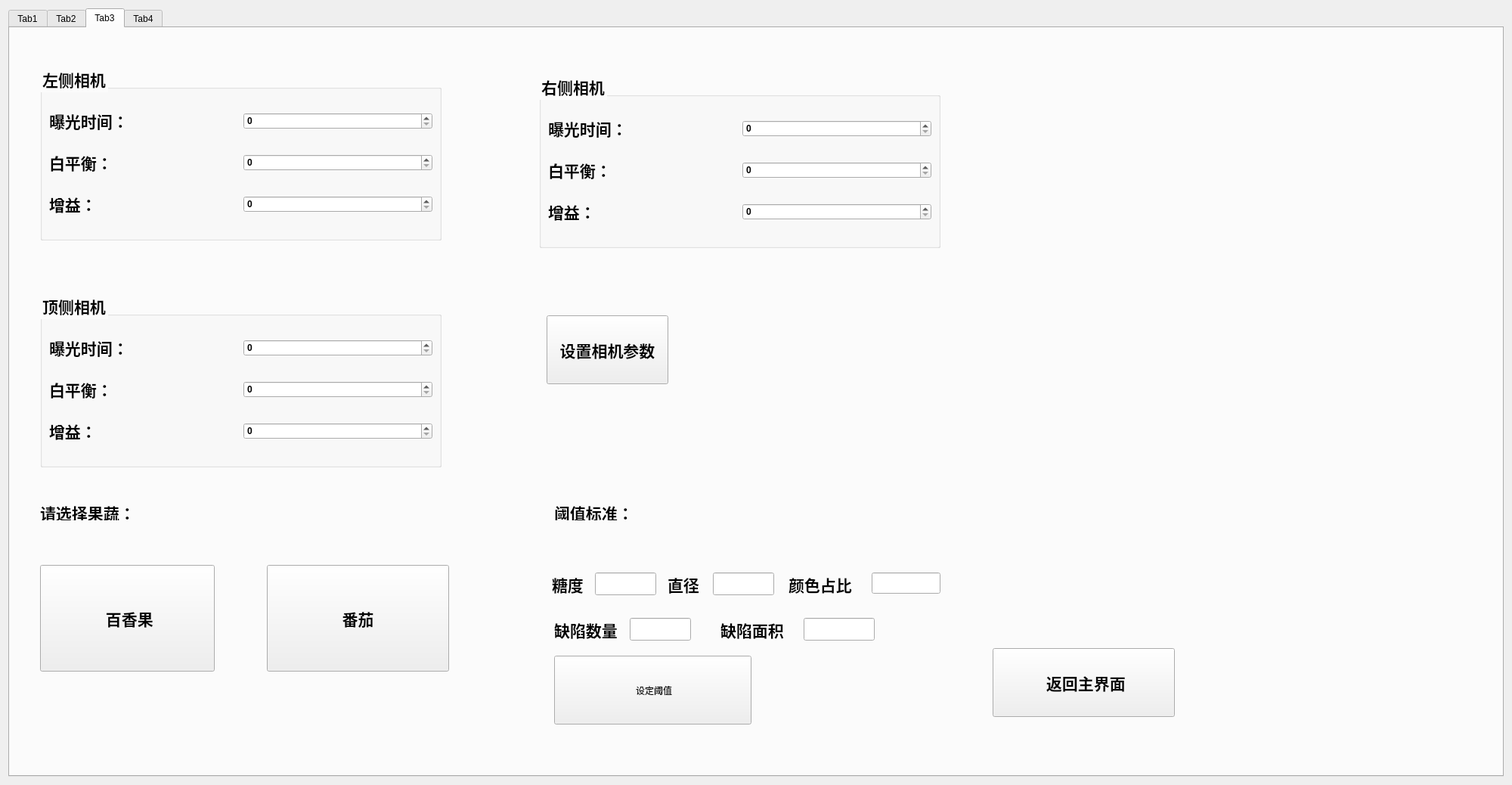
<?xml version="1.0" encoding="UTF-8"?>
<ui version="4.0">
 <class>Widget</class>
 <widget class="QWidget" name="Widget">
  <property name="geometry">
   <rect>
    <x>0</x>
    <y>0</y>
    <width>2000</width>
    <height>1038</height>
   </rect>
  </property>
  <property name="windowTitle">
   <string>Widget</string>
  </property>
  <layout class="QGridLayout" name="gridLayout_10">
   <item row="0" column="0">
    <widget class="QTabWidget" name="tabWidget">
     <property name="styleSheet">
      <string notr="true"/>
     </property>
     <property name="currentIndex">
      <number>2</number>
     </property>
     <widget class="QWidget" name="tab_3">
      <attribute name="title">
       <string>Tab1</string>
      </attribute>
      <layout class="QGridLayout" name="gridLayout_12">
       <item row="1" column="1" rowspan="2" colspan="2">
        <widget class="QLabel" name="label">
         <property name="font">
          <font>
           <pointsize>36</pointsize>
           <bold>false</bold>
          </font>
         </property>
         <property name="styleSheet">
          <string notr="true">color: rgb(0, 0, 0);</string>
         </property>
         <property name="text">
          <string>果蔬分选研发团队</string>
         </property>
         <property name="alignment">
          <set>Qt::AlignLeading|Qt::AlignLeft|Qt::AlignVCenter</set>
         </property>
        </widget>
       </item>
       <item row="0" column="0">
        <widget class="QLabel" name="label_23">
         <property name="text">
          <string/>
         </property>
         <property name="pixmap">
          <pixmap>H:/项目代码/tobacco/uppermachine-tobacco/image/njfu.jpg</pixmap>
         </property>
        </widget>
       </item>
      </layout>
     </widget>
     <widget class="QWidget" name="tab">
      <attribute name="title">
       <string>Tab2</string>
      </attribute>
      <widget class="QGroupBox" name="groupBox_9">
       <property name="geometry">
        <rect>
         <x>9</x>
         <y>9</y>
         <width>20</width>
         <height>20</height>
        </rect>
       </property>
       <property name="title">
        <string/>
       </property>
       <layout class="QGridLayout" name="gridLayout_11"/>
      </widget>
      <widget class="QGroupBox" name="groupBox">
       <property name="geometry">
        <rect>
         <x>10</x>
         <y>-20</y>
         <width>1961</width>
         <height>161</height>
        </rect>
       </property>
       <property name="font">
        <font>
         <pointsize>12</pointsize>
        </font>
       </property>
       <property name="title">
        <string/>
       </property>
       <widget class="QLabel" name="label_14">
        <property name="geometry">
         <rect>
          <x>330</x>
          <y>40</y>
          <width>511</width>
          <height>51</height>
         </rect>
        </property>
        <property name="font">
         <font>
          <family>华文楷体</family>
          <pointsize>36</pointsize>
          <italic>false</italic>
          <bold>false</bold>
         </font>
        </property>
        <property name="styleSheet">
         <string notr="true">color: rgb(0, 0, 0);
font: 36pt &quot;华文楷体&quot;;</string>
        </property>
        <property name="text">
         <string>果蔬分选研发团队</string>
        </property>
        <property name="textFormat">
         <enum>Qt::PlainText</enum>
        </property>
       </widget>
       <widget class="QWidget" name="layoutWidget_2">
        <property name="geometry">
         <rect>
          <x>2</x>
          <y>90</y>
          <width>841</width>
          <height>61</height>
         </rect>
        </property>
        <layout class="QHBoxLayout" name="horizontalLayout_14">
         <item>
          <widget class="QLabel" name="label_RGB">
           <property name="font">
            <font>
             <pointsize>12</pointsize>
             <bold>true</bold>
            </font>
           </property>
           <property name="styleSheet">
            <string notr="true">color: rgb(0, 0, 0);</string>
           </property>
           <property name="text">
            <string>左侧相机</string>
           </property>
          </widget>
         </item>
         <item>
          <widget class="QLabel" name="RGBstatus">
           <property name="styleSheet">
            <string notr="true">color: rgb(255, 0, 0);</string>
           </property>
           <property name="text">
            <string>未连接</string>
           </property>
          </widget>
         </item>
         <item>
          <widget class="QLabel" name="label_RGB_3">
           <property name="font">
            <font>
             <pointsize>12</pointsize>
             <bold>true</bold>
            </font>
           </property>
           <property name="styleSheet">
            <string notr="true">color: rgb(0, 0, 0);</string>
           </property>
           <property name="text">
            <string>右侧相机</string>
           </property>
          </widget>
         </item>
         <item>
          <widget class="QLabel" name="RGBstatus_1">
           <property name="styleSheet">
            <string notr="true">color: rgb(255, 0, 0);</string>
           </property>
           <property name="text">
            <string>未连接</string>
           </property>
          </widget>
         </item>
         <item>
          <widget class="QLabel" name="label_RGB_2">
           <property name="font">
            <font>
             <pointsize>12</pointsize>
             <bold>true</bold>
            </font>
           </property>
           <property name="styleSheet">
            <string notr="true">color: rgb(0, 0, 0);</string>
           </property>
           <property name="text">
            <string>顶部相机</string>
           </property>
          </widget>
         </item>
         <item>
          <widget class="QLabel" name="RGBstatus_2">
           <property name="styleSheet">
            <string notr="true">color: rgb(255, 0, 0);</string>
           </property>
           <property name="text">
            <string>未连接</string>
           </property>
          </widget>
         </item>
         <item>
          <widget class="QLabel" name="label_9">
           <property name="font">
            <font>
             <pointsize>12</pointsize>
             <bold>true</bold>
            </font>
           </property>
           <property name="styleSheet">
            <string notr="true">color: rgb(0, 0, 0);</string>
           </property>
           <property name="text">
            <string>光谱相机</string>
           </property>
          </widget>
         </item>
         <item>
          <widget class="QLabel" name="spec_camera_status">
           <property name="styleSheet">
            <string notr="true">color: rgb(255, 0, 0);</string>
           </property>
           <property name="text">
            <string>未连接</string>
           </property>
          </widget>
         </item>
         <item>
          <widget class="QLabel" name="label_11">
           <property name="font">
            <font>
             <pointsize>12</pointsize>
             <bold>true</bold>
            </font>
           </property>
           <property name="styleSheet">
            <string notr="true">color: rgb(0, 0, 0);</string>
           </property>
           <property name="text">
            <string>PLC</string>
           </property>
          </widget>
         </item>
         <item>
          <widget class="QLabel" name="plc_status">
           <property name="styleSheet">
            <string notr="true">color: rgb(255, 0, 0);</string>
           </property>
           <property name="text">
            <string>未连接</string>
           </property>
          </widget>
         </item>
         <item>
          <widget class="QLabel" name="label_17">
           <property name="font">
            <font>
             <pointsize>12</pointsize>
             <bold>true</bold>
            </font>
           </property>
           <property name="styleSheet">
            <string notr="true">color: rgb(0, 0, 0);</string>
           </property>
           <property name="text">
            <string> 机械手</string>
           </property>
          </widget>
         </item>
         <item>
          <widget class="QLabel" name="jxs_status">
           <property name="styleSheet">
            <string notr="true">color: rgb(255, 0, 0);</string>
           </property>
           <property name="text">
            <string>未连接</string>
           </property>
          </widget>
         </item>
        </layout>
       </widget>
       <widget class="QWidget" name="layoutWidget">
        <property name="geometry">
         <rect>
          <x>790</x>
          <y>220</y>
          <width>574</width>
          <height>356</height>
         </rect>
        </property>
        <layout class="QVBoxLayout" name="verticalLayout_5"/>
       </widget>
      </widget>
      <widget class="QWidget" name="layoutWidget">
       <property name="geometry">
        <rect>
         <x>10</x>
         <y>140</y>
         <width>1951</width>
         <height>791</height>
        </rect>
       </property>
       <layout class="QHBoxLayout" name="horizontalLayout_8" stretch="0,1">
        <item>
         <layout class="QVBoxLayout" name="verticalLayout">
          <item>
           <layout class="QHBoxLayout" name="horizontalLayout">
            <item>
             <widget class="QLabel" name="label_26">
              <property name="font">
               <font>
                <pointsize>12</pointsize>
                <bold>true</bold>
               </font>
              </property>
              <property name="styleSheet">
               <string notr="true">color: rgb(0, 0, 0);</string>
              </property>
              <property name="text">
               <string>当前分选果蔬：</string>
              </property>
             </widget>
            </item>
            <item>
             <widget class="QPushButton" name="passionBtn">
              <property name="font">
               <font>
                <pointsize>12</pointsize>
                <bold>true</bold>
               </font>
              </property>
              <property name="styleSheet">
               <string notr="true">color: rgb(0, 0, 0);</string>
              </property>
              <property name="text">
               <string>百香果</string>
              </property>
             </widget>
            </item>
            <item>
             <widget class="QPushButton" name="tomatoBtn">
              <property name="font">
               <font>
                <pointsize>12</pointsize>
                <bold>true</bold>
               </font>
              </property>
              <property name="styleSheet">
               <string notr="true">color: rgb(0, 0, 0);</string>
              </property>
              <property name="text">
               <string>番茄</string>
              </property>
             </widget>
            </item>
           </layout>
          </item>
          <item>
           <widget class="QPushButton" name="btn_start">
            <property name="sizePolicy">
             <sizepolicy hsizetype="Preferred" vsizetype="Preferred">
              <horstretch>0</horstretch>
              <verstretch>0</verstretch>
             </sizepolicy>
            </property>
            <property name="font">
             <font>
              <family>宋体</family>
              <pointsize>30</pointsize>
              <italic>false</italic>
              <bold>false</bold>
             </font>
            </property>
            <property name="styleSheet">
             <string notr="true">color: rgb(0, 0, 0);
font: 30pt &quot;宋体&quot;;</string>
            </property>
            <property name="text">
             <string>开始采集</string>
            </property>
           </widget>
          </item>
          <item>
           <widget class="QPushButton" name="show_resoult">
            <property name="sizePolicy">
             <sizepolicy hsizetype="Preferred" vsizetype="Preferred">
              <horstretch>0</horstretch>
              <verstretch>0</verstretch>
             </sizepolicy>
            </property>
            <property name="font">
             <font>
              <family>宋体</family>
              <pointsize>30</pointsize>
              <italic>false</italic>
              <bold>false</bold>
             </font>
            </property>
            <property name="styleSheet">
             <string notr="true">color: rgb(0, 0, 0);
font: 30pt &quot;宋体&quot;;</string>
            </property>
            <property name="text">
             <string>分选界面</string>
            </property>
           </widget>
          </item>
          <item>
           <widget class="QPushButton" name="btn_setparam">
            <property name="sizePolicy">
             <sizepolicy hsizetype="Preferred" vsizetype="Preferred">
              <horstretch>0</horstretch>
              <verstretch>0</verstretch>
             </sizepolicy>
            </property>
            <property name="font">
             <font>
              <family>宋体</family>
              <pointsize>30</pointsize>
              <italic>false</italic>
              <bold>false</bold>
             </font>
            </property>
            <property name="styleSheet">
             <string notr="true">color: rgb(0, 0, 0);
font: 30pt &quot;宋体&quot;;</string>
            </property>
            <property name="text">
             <string>设置参数</string>
            </property>
           </widget>
          </item>
          <item>
           <widget class="QPushButton" name="btn_save">
            <property name="sizePolicy">
             <sizepolicy hsizetype="Preferred" vsizetype="Preferred">
              <horstretch>0</horstretch>
              <verstretch>0</verstretch>
             </sizepolicy>
            </property>
            <property name="font">
             <font>
              <family>宋体</family>
              <pointsize>30</pointsize>
              <italic>false</italic>
              <bold>false</bold>
             </font>
            </property>
            <property name="styleSheet">
             <string notr="true">color: rgb(0, 0, 0);
font: 30pt &quot;宋体&quot;;</string>
            </property>
            <property name="text">
             <string>保存图片</string>
            </property>
           </widget>
          </item>
          <item>
           <widget class="QPushButton" name="view_results">
            <property name="sizePolicy">
             <sizepolicy hsizetype="Preferred" vsizetype="Preferred">
              <horstretch>0</horstretch>
              <verstretch>0</verstretch>
             </sizepolicy>
            </property>
            <property name="font">
             <font>
              <family>宋体</family>
              <pointsize>30</pointsize>
              <italic>false</italic>
              <bold>false</bold>
             </font>
            </property>
            <property name="styleSheet">
             <string notr="true">color: rgb(0, 0, 0);
font: 30pt &quot;宋体&quot;;</string>
            </property>
            <property name="text">
             <string>查看结果</string>
            </property>
           </widget>
          </item>
          <item>
           <widget class="QPushButton" name="btn_quit">
            <property name="sizePolicy">
             <sizepolicy hsizetype="Preferred" vsizetype="Preferred">
              <horstretch>0</horstretch>
              <verstretch>0</verstretch>
             </sizepolicy>
            </property>
            <property name="font">
             <font>
              <family>宋体</family>
              <pointsize>30</pointsize>
              <italic>false</italic>
              <bold>false</bold>
             </font>
            </property>
            <property name="styleSheet">
             <string notr="true">color: rgb(0, 0, 0);
font: 30pt &quot;宋体&quot;;</string>
            </property>
            <property name="text">
             <string>退出系统</string>
            </property>
           </widget>
          </item>
         </layout>
        </item>
        <item>
         <layout class="QVBoxLayout" name="verticalLayout_2" stretch="0">
          <item>
           <widget class="QGroupBox" name="groupBox_4">
            <property name="font">
             <font>
              <pointsize>12</pointsize>
              <bold>true</bold>
             </font>
            </property>
            <property name="styleSheet">
             <string notr="true">color: rgb(0, 0, 0);</string>
            </property>
            <property name="title">
             <string>相机</string>
            </property>
            <layout class="QGridLayout" name="gridLayout_2">
             <item row="0" column="0">
              <widget class="QGroupBox" name="groupBox_2">
               <property name="font">
                <font>
                 <pointsize>12</pointsize>
                 <bold>true</bold>
                </font>
               </property>
               <property name="title">
                <string>顶部下</string>
               </property>
               <layout class="QGridLayout" name="gridLayout">
                <item row="0" column="0">
                 <widget class="QLabel" name="label_topL">
                  <property name="styleSheet">
                   <string notr="true">background-color: rgb(170, 170, 255);</string>
                  </property>
                  <property name="text">
                   <string/>
                  </property>
                 </widget>
                </item>
               </layout>
              </widget>
             </item>
             <item row="0" column="1">
              <widget class="QGroupBox" name="groupBox_3">
               <property name="font">
                <font>
                 <pointsize>12</pointsize>
                 <bold>true</bold>
                </font>
               </property>
               <property name="title">
                <string>顶部中</string>
               </property>
               <layout class="QGridLayout" name="gridLayout_3">
                <item row="0" column="1">
                 <widget class="QLabel" name="label_topM">
                  <property name="styleSheet">
                   <string notr="true">background-color: rgb(170, 170, 255);</string>
                  </property>
                  <property name="text">
                   <string/>
                  </property>
                 </widget>
                </item>
               </layout>
              </widget>
             </item>
             <item row="0" column="2">
              <widget class="QGroupBox" name="groupBox_5">
               <property name="font">
                <font>
                 <pointsize>12</pointsize>
                 <bold>true</bold>
                </font>
               </property>
               <property name="title">
                <string>顶部上</string>
               </property>
               <layout class="QGridLayout" name="gridLayout_4">
                <item row="0" column="0">
                 <widget class="QLabel" name="label_topR">
                  <property name="styleSheet">
                   <string notr="true">background-color: rgb(170, 170, 255);</string>
                  </property>
                  <property name="text">
                   <string/>
                  </property>
                 </widget>
                </item>
               </layout>
              </widget>
             </item>
             <item row="1" column="0">
              <widget class="QGroupBox" name="groupBox_6">
               <property name="font">
                <font>
                 <pointsize>12</pointsize>
                 <bold>true</bold>
                </font>
               </property>
               <property name="title">
                <string>左侧</string>
               </property>
               <layout class="QGridLayout" name="gridLayout_5">
                <item row="0" column="0">
                 <widget class="QLabel" name="showimg_right">
                  <property name="styleSheet">
                   <string notr="true">background-color: rgb(170, 170, 255);</string>
                  </property>
                  <property name="text">
                   <string/>
                  </property>
                 </widget>
                </item>
               </layout>
              </widget>
             </item>
             <item row="1" column="1">
              <widget class="QGroupBox" name="groupBox_7">
               <property name="font">
                <font>
                 <pointsize>12</pointsize>
                 <bold>true</bold>
                </font>
               </property>
               <property name="title">
                <string>右侧</string>
               </property>
               <layout class="QGridLayout" name="gridLayout_6">
                <item row="0" column="0">
                 <widget class="QLabel" name="showimg_left">
                  <property name="styleSheet">
                   <string notr="true">background-color: rgb(170, 170, 255);</string>
                  </property>
                  <property name="text">
                   <string/>
                  </property>
                 </widget>
                </item>
               </layout>
              </widget>
             </item>
             <item row="1" column="2">
              <widget class="QGroupBox" name="groupBox_8">
               <property name="font">
                <font>
                 <pointsize>12</pointsize>
                 <bold>true</bold>
                </font>
               </property>
               <property name="title">
                <string>光谱相机</string>
               </property>
               <layout class="QGridLayout" name="gridLayout_7">
                <item row="0" column="0">
                 <widget class="QLabel" name="spec_camera_show">
                  <property name="styleSheet">
                   <string notr="true">background-color: rgb(170, 170, 255);</string>
                  </property>
                  <property name="text">
                   <string/>
                  </property>
                 </widget>
                </item>
               </layout>
              </widget>
             </item>
            </layout>
           </widget>
          </item>
         </layout>
        </item>
       </layout>
      </widget>
     </widget>
     <widget class="QWidget" name="tab_2">
      <attribute name="title">
       <string>Tab3</string>
      </attribute>
      <widget class="QGroupBox" name="groupBox_11">
       <property name="geometry">
        <rect>
         <x>40</x>
         <y>50</y>
         <width>531</width>
         <height>231</height>
        </rect>
       </property>
       <property name="font">
        <font>
         <pointsize>16</pointsize>
         <bold>true</bold>
        </font>
       </property>
       <property name="styleSheet">
        <string notr="true">color: rgb(0, 0, 0);</string>
       </property>
       <property name="title">
        <string>左侧相机</string>
       </property>
       <layout class="QGridLayout" name="gridLayout_13">
        <item row="0" column="0">
         <widget class="QLabel" name="label_28">
          <property name="font">
           <font>
            <pointsize>16</pointsize>
            <bold>true</bold>
           </font>
          </property>
          <property name="styleSheet">
           <string notr="true">color: rgb(0, 0, 0);</string>
          </property>
          <property name="text">
           <string>曝光时间：</string>
          </property>
         </widget>
        </item>
        <item row="0" column="1">
         <widget class="QSpinBox" name="exSpinBox_left">
          <property name="font">
           <font>
            <bold>true</bold>
           </font>
          </property>
          <property name="styleSheet">
           <string notr="true">color: rgb(0, 0, 0);</string>
          </property>
         </widget>
        </item>
        <item row="1" column="0">
         <widget class="QLabel" name="label_29">
          <property name="font">
           <font>
            <pointsize>16</pointsize>
            <bold>true</bold>
           </font>
          </property>
          <property name="styleSheet">
           <string notr="true">color: rgb(0, 0, 0);</string>
          </property>
          <property name="text">
           <string>白平衡：</string>
          </property>
         </widget>
        </item>
        <item row="1" column="1">
         <widget class="QSpinBox" name="wbSpinBox_left_2">
          <property name="font">
           <font>
            <bold>true</bold>
           </font>
          </property>
          <property name="styleSheet">
           <string notr="true">color: rgb(0, 0, 0);</string>
          </property>
         </widget>
        </item>
        <item row="2" column="0">
         <widget class="QLabel" name="label_30">
          <property name="font">
           <font>
            <pointsize>16</pointsize>
            <bold>true</bold>
           </font>
          </property>
          <property name="styleSheet">
           <string notr="true">color: rgb(0, 0, 0);</string>
          </property>
          <property name="text">
           <string>增益：</string>
          </property>
         </widget>
        </item>
        <item row="2" column="1">
         <widget class="QSpinBox" name="GainSpinBox_left">
          <property name="font">
           <font>
            <bold>true</bold>
           </font>
          </property>
          <property name="styleSheet">
           <string notr="true">color: rgb(0, 0, 0);</string>
          </property>
         </widget>
        </item>
       </layout>
      </widget>
      <widget class="QGroupBox" name="groupBox_13">
       <property name="geometry">
        <rect>
         <x>40</x>
         <y>350</y>
         <width>531</width>
         <height>231</height>
        </rect>
       </property>
       <property name="font">
        <font>
         <pointsize>16</pointsize>
         <bold>true</bold>
        </font>
       </property>
       <property name="styleSheet">
        <string notr="true">color: rgb(0, 0, 0);</string>
       </property>
       <property name="title">
        <string>顶侧相机</string>
       </property>
       <layout class="QGridLayout" name="gridLayout_16">
        <item row="0" column="0">
         <widget class="QLabel" name="label_38">
          <property name="font">
           <font>
            <pointsize>16</pointsize>
            <bold>true</bold>
           </font>
          </property>
          <property name="styleSheet">
           <string notr="true">color: rgb(0, 0, 0);</string>
          </property>
          <property name="text">
           <string>曝光时间：</string>
          </property>
         </widget>
        </item>
        <item row="0" column="1">
         <widget class="QSpinBox" name="exspinBox_top">
          <property name="font">
           <font>
            <bold>true</bold>
           </font>
          </property>
          <property name="styleSheet">
           <string notr="true">color: rgb(0, 0, 0);</string>
          </property>
         </widget>
        </item>
        <item row="1" column="0">
         <widget class="QLabel" name="label_39">
          <property name="font">
           <font>
            <pointsize>16</pointsize>
            <bold>true</bold>
           </font>
          </property>
          <property name="styleSheet">
           <string notr="true">color: rgb(0, 0, 0);</string>
          </property>
          <property name="text">
           <string>白平衡：</string>
          </property>
         </widget>
        </item>
        <item row="1" column="1">
         <widget class="QSpinBox" name="wbspinBox_top">
          <property name="font">
           <font>
            <bold>true</bold>
           </font>
          </property>
          <property name="styleSheet">
           <string notr="true">color: rgb(0, 0, 0);</string>
          </property>
         </widget>
        </item>
        <item row="2" column="0">
         <widget class="QLabel" name="label_40">
          <property name="font">
           <font>
            <pointsize>16</pointsize>
            <bold>true</bold>
           </font>
          </property>
          <property name="styleSheet">
           <string notr="true">color: rgb(0, 0, 0);</string>
          </property>
          <property name="text">
           <string>增益：</string>
          </property>
         </widget>
        </item>
        <item row="2" column="1">
         <widget class="QSpinBox" name="GainspinBox_top">
          <property name="font">
           <font>
            <bold>true</bold>
           </font>
          </property>
          <property name="styleSheet">
           <string notr="true">color: rgb(0, 0, 0);</string>
          </property>
         </widget>
        </item>
       </layout>
      </widget>
      <widget class="QGroupBox" name="groupBox_15">
       <property name="geometry">
        <rect>
         <x>700</x>
         <y>60</y>
         <width>531</width>
         <height>231</height>
        </rect>
       </property>
       <property name="font">
        <font>
         <pointsize>16</pointsize>
         <bold>true</bold>
        </font>
       </property>
       <property name="styleSheet">
        <string notr="true">color: rgb(0, 0, 0);</string>
       </property>
       <property name="title">
        <string>右侧相机</string>
       </property>
       <layout class="QGridLayout" name="gridLayout_18">
        <item row="0" column="0">
         <widget class="QLabel" name="label_46">
          <property name="font">
           <font>
            <pointsize>16</pointsize>
            <bold>true</bold>
           </font>
          </property>
          <property name="styleSheet">
           <string notr="true">color: rgb(0, 0, 0);</string>
          </property>
          <property name="text">
           <string>曝光时间：</string>
          </property>
         </widget>
        </item>
        <item row="0" column="1">
         <widget class="QSpinBox" name="exspinBox_right">
          <property name="font">
           <font>
            <bold>true</bold>
           </font>
          </property>
          <property name="styleSheet">
           <string notr="true">color: rgb(0, 0, 0);</string>
          </property>
         </widget>
        </item>
        <item row="1" column="0">
         <widget class="QLabel" name="label_47">
          <property name="font">
           <font>
            <pointsize>16</pointsize>
            <bold>true</bold>
           </font>
          </property>
          <property name="styleSheet">
           <string notr="true">color: rgb(0, 0, 0);</string>
          </property>
          <property name="text">
           <string>白平衡：</string>
          </property>
         </widget>
        </item>
        <item row="1" column="1">
         <widget class="QSpinBox" name="wbspinBox_right">
          <property name="font">
           <font>
            <bold>true</bold>
           </font>
          </property>
          <property name="styleSheet">
           <string notr="true">color: rgb(0, 0, 0);</string>
          </property>
         </widget>
        </item>
        <item row="2" column="0">
         <widget class="QLabel" name="label_48">
          <property name="font">
           <font>
            <pointsize>16</pointsize>
            <bold>true</bold>
           </font>
          </property>
          <property name="styleSheet">
           <string notr="true">color: rgb(0, 0, 0);</string>
          </property>
          <property name="text">
           <string>增益：</string>
          </property>
         </widget>
        </item>
        <item row="2" column="1">
         <widget class="QSpinBox" name="GainspinBox_right">
          <property name="font">
           <font>
            <bold>true</bold>
           </font>
          </property>
          <property name="styleSheet">
           <string notr="true">color: rgb(0, 0, 0);</string>
          </property>
         </widget>
        </item>
       </layout>
      </widget>
      <widget class="QPushButton" name="btn_enterparam">
       <property name="geometry">
        <rect>
         <x>710</x>
         <y>380</y>
         <width>161</width>
         <height>91</height>
        </rect>
       </property>
       <property name="font">
        <font>
         <pointsize>16</pointsize>
         <bold>true</bold>
        </font>
       </property>
       <property name="styleSheet">
        <string notr="true">color: rgb(0, 0, 0);</string>
       </property>
       <property name="text">
        <string>设置相机参数</string>
       </property>
      </widget>
      <widget class="QPushButton" name="tab3_ReturnToMain">
       <property name="geometry">
        <rect>
         <x>1300</x>
         <y>820</y>
         <width>241</width>
         <height>91</height>
        </rect>
       </property>
       <property name="font">
        <font>
         <pointsize>16</pointsize>
         <bold>true</bold>
        </font>
       </property>
       <property name="styleSheet">
        <string notr="true">color: rgb(0, 0, 0);</string>
       </property>
       <property name="text">
        <string> 返回主界面</string>
       </property>
      </widget>
      <widget class="QPushButton" name="choose_to">
       <property name="geometry">
        <rect>
         <x>340</x>
         <y>710</y>
         <width>241</width>
         <height>141</height>
        </rect>
       </property>
       <property name="font">
        <font>
         <pointsize>16</pointsize>
         <bold>true</bold>
        </font>
       </property>
       <property name="styleSheet">
        <string notr="true">color: rgb(0, 0, 0);</string>
       </property>
       <property name="text">
        <string>番茄</string>
       </property>
      </widget>
      <widget class="QPushButton" name="choose_pa">
       <property name="geometry">
        <rect>
         <x>40</x>
         <y>710</y>
         <width>231</width>
         <height>141</height>
        </rect>
       </property>
       <property name="font">
        <font>
         <pointsize>16</pointsize>
         <bold>true</bold>
        </font>
       </property>
       <property name="styleSheet">
        <string notr="true">color: rgb(0, 0, 0);</string>
       </property>
       <property name="text">
        <string> 百香果</string>
       </property>
      </widget>
      <widget class="QLineEdit" name="InputNum1">
       <property name="geometry">
        <rect>
         <x>774</x>
         <y>720</y>
         <width>81</width>
         <height>30</height>
        </rect>
       </property>
       <property name="font">
        <font>
         <pointsize>16</pointsize>
         <bold>false</bold>
        </font>
       </property>
       <property name="text">
        <string/>
       </property>
      </widget>
      <widget class="QLineEdit" name="InputNum5">
       <property name="geometry">
        <rect>
         <x>1050</x>
         <y>780</y>
         <width>94</width>
         <height>30</height>
        </rect>
       </property>
       <property name="font">
        <font>
         <pointsize>16</pointsize>
         <bold>false</bold>
        </font>
       </property>
       <property name="text">
        <string/>
       </property>
      </widget>
      <widget class="QLabel" name="label_5">
       <property name="geometry">
        <rect>
         <x>720</x>
         <y>630</y>
         <width>108</width>
         <height>21</height>
        </rect>
       </property>
       <property name="font">
        <font>
         <pointsize>16</pointsize>
         <bold>true</bold>
        </font>
       </property>
       <property name="text">
        <string>阈值标准：</string>
       </property>
      </widget>
      <widget class="QLineEdit" name="InputNum4">
       <property name="geometry">
        <rect>
         <x>820</x>
         <y>780</y>
         <width>81</width>
         <height>30</height>
        </rect>
       </property>
       <property name="font">
        <font>
         <pointsize>16</pointsize>
         <bold>false</bold>
        </font>
       </property>
       <property name="text">
        <string/>
       </property>
      </widget>
      <widget class="QPushButton" name="set_threshoid">
       <property name="geometry">
        <rect>
         <x>720</x>
         <y>830</y>
         <width>261</width>
         <height>91</height>
        </rect>
       </property>
       <property name="styleSheet">
        <string notr="true">font: 30pt &quot;宋体&quot;;</string>
       </property>
       <property name="text">
        <string> 设定阈值</string>
       </property>
      </widget>
      <widget class="QLabel" name="label_32">
       <property name="geometry">
        <rect>
         <x>720</x>
         <y>780</y>
         <width>86</width>
         <height>31</height>
        </rect>
       </property>
       <property name="font">
        <font>
         <pointsize>16</pointsize>
         <bold>true</bold>
        </font>
       </property>
       <property name="text">
        <string>缺陷数量</string>
       </property>
      </widget>
      <widget class="QLineEdit" name="InputNum3">
       <property name="geometry">
        <rect>
         <x>1140</x>
         <y>720</y>
         <width>91</width>
         <height>28</height>
        </rect>
       </property>
       <property name="font">
        <font>
         <pointsize>16</pointsize>
         <bold>false</bold>
        </font>
       </property>
      </widget>
      <widget class="QLabel" name="label_33">
       <property name="geometry">
        <rect>
         <x>940</x>
         <y>780</y>
         <width>86</width>
         <height>31</height>
        </rect>
       </property>
       <property name="font">
        <font>
         <pointsize>16</pointsize>
         <bold>true</bold>
        </font>
       </property>
       <property name="text">
        <string>缺陷面积</string>
       </property>
      </widget>
      <widget class="QLabel" name="label_10">
       <property name="geometry">
        <rect>
         <x>717</x>
         <y>720</y>
         <width>43</width>
         <height>31</height>
        </rect>
       </property>
       <property name="font">
        <font>
         <pointsize>16</pointsize>
         <bold>true</bold>
        </font>
       </property>
       <property name="text">
        <string>糖度</string>
       </property>
      </widget>
      <widget class="QLabel" name="label_18">
       <property name="geometry">
        <rect>
         <x>870</x>
         <y>720</y>
         <width>43</width>
         <height>31</height>
        </rect>
       </property>
       <property name="font">
        <font>
         <pointsize>16</pointsize>
         <bold>true</bold>
        </font>
       </property>
       <property name="text">
        <string>直径</string>
       </property>
      </widget>
      <widget class="QLineEdit" name="InputNum2">
       <property name="geometry">
        <rect>
         <x>930</x>
         <y>720</y>
         <width>81</width>
         <height>30</height>
        </rect>
       </property>
       <property name="font">
        <font>
         <pointsize>16</pointsize>
         <bold>false</bold>
        </font>
       </property>
       <property name="text">
        <string/>
       </property>
      </widget>
      <widget class="QLabel" name="label_12">
       <property name="geometry">
        <rect>
         <x>40</x>
         <y>630</y>
         <width>141</width>
         <height>21</height>
        </rect>
       </property>
       <property name="font">
        <font>
         <pointsize>16</pointsize>
         <bold>true</bold>
        </font>
       </property>
       <property name="text">
        <string>请选择果蔬：</string>
       </property>
      </widget>
      <widget class="QLabel" name="label_21">
       <property name="geometry">
        <rect>
         <x>1030</x>
         <y>720</y>
         <width>91</width>
         <height>31</height>
        </rect>
       </property>
       <property name="font">
        <font>
         <pointsize>16</pointsize>
         <bold>true</bold>
        </font>
       </property>
       <property name="text">
        <string>颜色占比</string>
       </property>
      </widget>
     </widget>
     <widget class="QWidget" name="tab_4">
      <attribute name="title">
       <string>Tab4</string>
      </attribute>
      <widget class="QLabel" name="show_resultsImg">
       <property name="geometry">
        <rect>
         <x>10</x>
         <y>60</y>
         <width>816</width>
         <height>683</height>
        </rect>
       </property>
       <property name="styleSheet">
        <string notr="true">background-color: rgb(0, 0, 0);</string>
       </property>
       <property name="text">
        <string/>
       </property>
      </widget>
      <widget class="QLabel" name="label_3">
       <property name="geometry">
        <rect>
         <x>10</x>
         <y>-10</y>
         <width>181</width>
         <height>81</height>
        </rect>
       </property>
       <property name="font">
        <font>
         <pointsize>16</pointsize>
         <bold>true</bold>
        </font>
       </property>
       <property name="text">
        <string>处理结果图：</string>
       </property>
      </widget>
      <widget class="QPushButton" name="tab4_ReturnToMain">
       <property name="geometry">
        <rect>
         <x>1530</x>
         <y>830</y>
         <width>291</width>
         <height>101</height>
        </rect>
       </property>
       <property name="styleSheet">
        <string notr="true">font: 30pt &quot;宋体&quot;;</string>
       </property>
       <property name="text">
        <string>返回主界面</string>
       </property>
      </widget>
      <widget class="QPlainTextEdit" name="resoult_info_label">
       <property name="geometry">
        <rect>
         <x>950</x>
         <y>60</y>
         <width>871</width>
         <height>681</height>
        </rect>
       </property>
       <property name="styleSheet">
        <string notr="true">font: 10pt &quot;微软雅黑&quot;;</string>
       </property>
      </widget>
      <widget class="QPushButton" name="choose_pa_2">
       <property name="geometry">
        <rect>
         <x>10</x>
         <y>830</y>
         <width>161</width>
         <height>91</height>
        </rect>
       </property>
       <property name="font">
        <font>
         <pointsize>16</pointsize>
         <bold>true</bold>
        </font>
       </property>
       <property name="styleSheet">
        <string notr="true">color: rgb(0, 0, 0);</string>
       </property>
       <property name="text">
        <string> 百香果</string>
       </property>
      </widget>
      <widget class="QLabel" name="label_13">
       <property name="geometry">
        <rect>
         <x>10</x>
         <y>750</y>
         <width>141</width>
         <height>21</height>
        </rect>
       </property>
       <property name="font">
        <font>
         <pointsize>16</pointsize>
         <bold>true</bold>
        </font>
       </property>
       <property name="text">
        <string>当前分类果蔬：</string>
       </property>
      </widget>
      <widget class="QPushButton" name="choose_to_2">
       <property name="geometry">
        <rect>
         <x>210</x>
         <y>830</y>
         <width>161</width>
         <height>91</height>
        </rect>
       </property>
       <property name="font">
        <font>
         <pointsize>16</pointsize>
         <bold>true</bold>
        </font>
       </property>
       <property name="styleSheet">
        <string notr="true">color: rgb(0, 0, 0);</string>
       </property>
       <property name="text">
        <string>番茄</string>
       </property>
      </widget>
     </widget>
    </widget>
   </item>
  </layout>
 </widget>
 <resources/>
 <connections/>
</ui>
